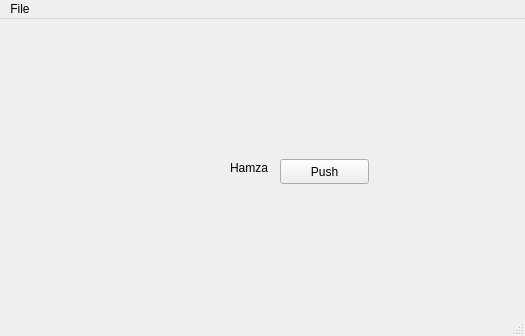
<?xml version="1.0" encoding="UTF-8"?>
<ui version="4.0">
 <class>MainWindow</class>
 <widget class="QMainWindow" name="MainWindow">
  <property name="geometry">
   <rect>
    <x>0</x>
    <y>0</y>
    <width>525</width>
    <height>336</height>
   </rect>
  </property>
  <property name="windowTitle">
   <string>MainWindow</string>
  </property>
  <widget class="QWidget" name="centralwidget">
   <widget class="QPushButton" name="button1">
    <property name="geometry">
     <rect>
      <x>280</x>
      <y>140</y>
      <width>89</width>
      <height>25</height>
     </rect>
    </property>
    <property name="text">
     <string>Push</string>
    </property>
   </widget>
   <widget class="QLabel" name="label">
    <property name="geometry">
     <rect>
      <x>230</x>
      <y>140</y>
      <width>67</width>
      <height>17</height>
     </rect>
    </property>
    <property name="text">
     <string>Hamza</string>
    </property>
   </widget>
  </widget>
  <widget class="QMenuBar" name="menubar">
   <property name="geometry">
    <rect>
     <x>0</x>
     <y>0</y>
     <width>525</width>
     <height>22</height>
    </rect>
   </property>
   <widget class="QMenu" name="menuFile">
    <property name="title">
     <string>File</string>
    </property>
   </widget>
   <addaction name="menuFile"/>
  </widget>
  <widget class="QStatusBar" name="statusbar"/>
 </widget>
 <resources/>
 <connections/>
</ui>
